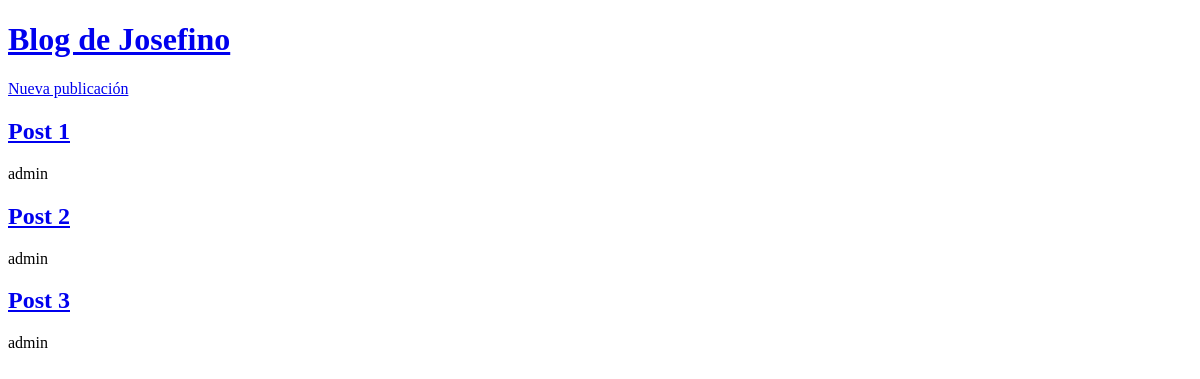
Before: / with the older database file.
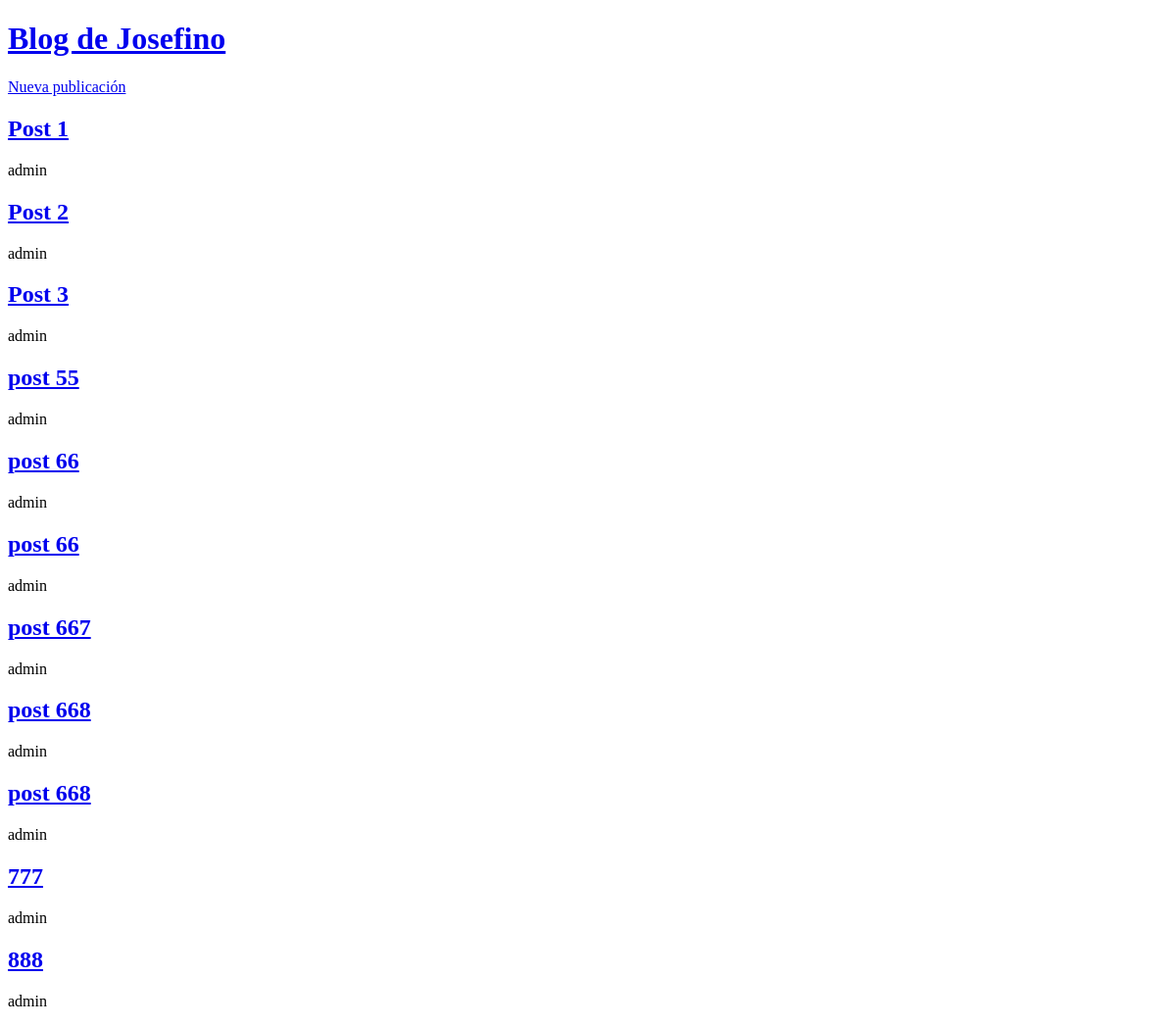
After: the same page with the newer database file.
### blog/models.py (models this page shows, shortened)
class Publication(models.Model):
    title = models.CharField(max_length=100)
    body = models.TextField()
    author = models.ForeignKey(
        'auth.User',
        on_delete=models.CASCADE,
    )
    date = models.DateTimeField(auto_now_add=True)
    updated = models.DateTimeField(auto_now=True)

### blog/views.py (the view)
# urls.py: path('', PublicationListView.as_view(), name='publications-list'),
class PublicationListView(ListView):
    model = Publication
    template_name = 'publications-list.html'

### templates/publications-list.html
{% extends "_base.html" %}
{% block content %}
    {% for post in publication_list %}
        <a href="{% url 'publication-detail' post.pk %}"><h2>{{ post.title }}</h2></a>
        <p>{{ post.author }}</p>
    {% endfor %}
{% endblock content %}

### templates/_base.html (shortened to what this page needs)
<!DOCTYPE html>
<html lang="en">
<head>
</head>
<body>
    <header>
        <h1><a href="{% url 'publications-list' %}">Blog de Josefino</a></h1>
        <div>
            <a href="{% url 'publication-create' %}">Nueva publicación</a>
        </div>
    </header>
    {% block content %}
    {% endblock content %}
</body>
</html>

Changed rows visible on the page:
added Publication: title "post 55", author "admin"
added Publication: title "post 66", author "admin"
added Publication: title "post 66", author "admin"
added Publication: title "post 667", author "admin"
added Publication: title "post 668", author "admin"
added Publication: title "post 668", author "admin"
added Publication: title "777", author "admin"
added Publication: title "888", author "admin"
